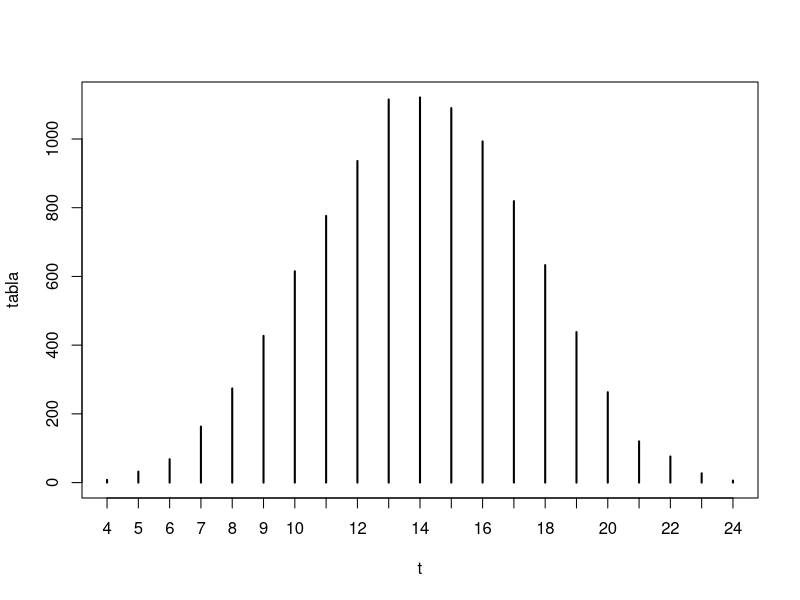
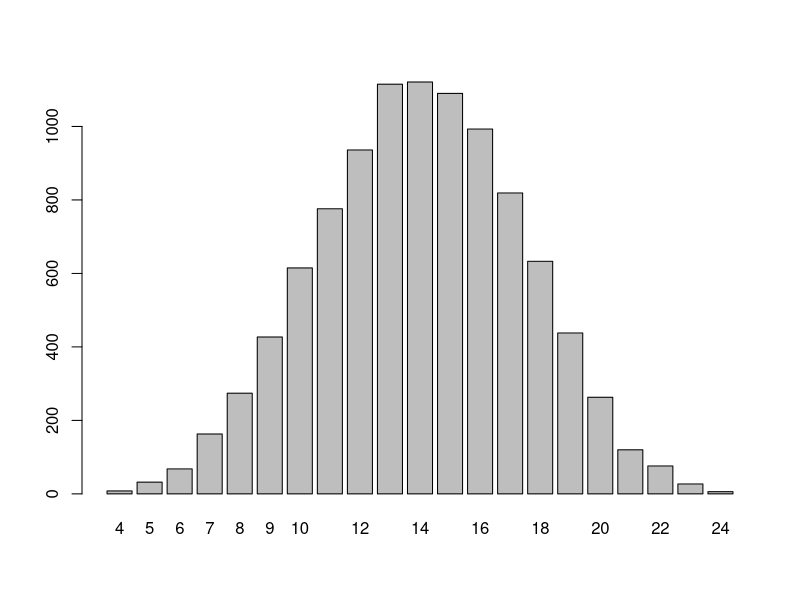

Here is the R script that generated these plots, in order:
# a)
  x = 1:10000

  sumDados = function(x){
    dados = sample(1:6,4,rep = T)
    # print(dados)
    sum(dados)
  }
  
  set.seed(111)
  t <- sapply(x, sumDados)

# b)
  tabla = table(t)
  tabla

# c)
  plot(tabla)
  barplot(tabla)